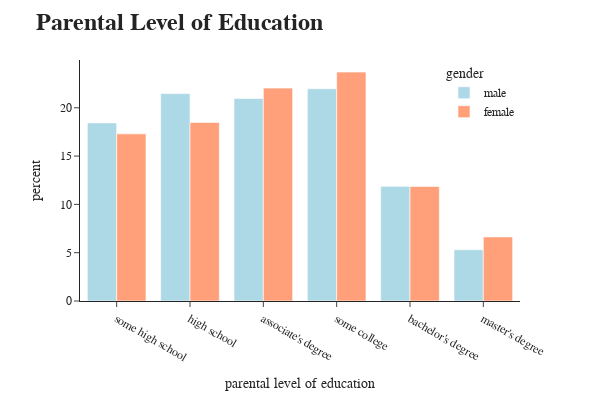
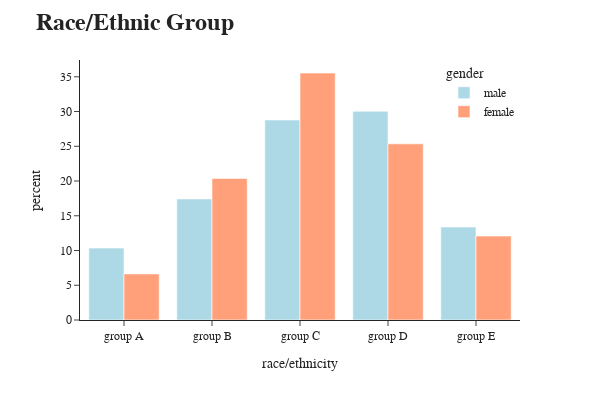
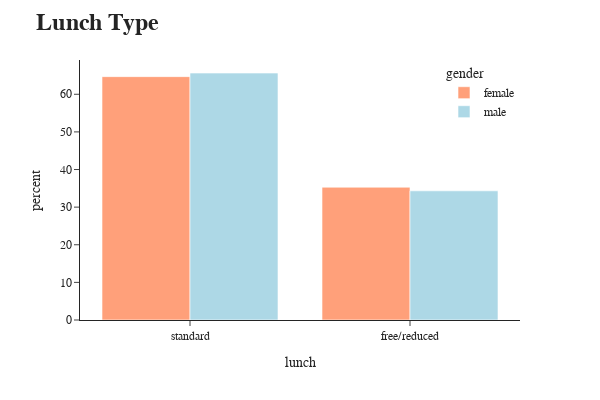
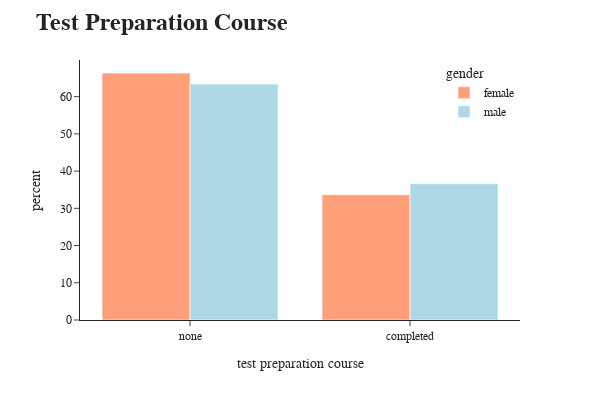

Notebook code for these charts, in order:
### Code cell
df = data
fig = px.histogram(df,
                   x="parental level of education",
                   y=None, color="gender", width=600, height=400,
                   barmode= 'group',
                   histnorm='percent',
                   category_orders={
                       "parental level of education": ["some high school", "high school", "associate's degree", "some college", "bachelor's degree", "master's degree"],
                       "gender": ["male", "female"]
                },

                color_discrete_map={
                    "male": "lightblue", "female": "lightsalmon"
                },
                template="simple_white"
                )

fig.update_layout(title="<b> Parental Level of Education",
                  font_family="San Serif",
                  titlefont={'size': 24},
                  legend=dict(
                  orientation="v", y=1, yanchor="top", x=1.0, xanchor="right" )
                 )
fig.show()

##### race #####

fig = px.histogram(df, x="race/ethnicity", y=None, color="gender",
                width=600, height=400, barmode='group',
                histnorm='percent',
                category_orders={
                "race/ethnicity": ["group A", "group B", "group C", "group D", "group E"],
                "gender": ["male", "female"]
                },
                color_discrete_map={
                    "male": "lightblue", "female": "lightsalmon"
                },
                template="simple_white"
                )

fig.update_layout(title="<b> Race/Ethnic Group",
                  font_family="San Serif",
                  titlefont={'size': 24},
                  legend=dict(
                  orientation="v", y=1, yanchor="top", x=1.0, xanchor="right" )
                 )

fig.show()

##### lunch #####

fig = px.histogram(df, x="lunch", y=None, color="gender",
                width=600, height=400, barmode='group',
                histnorm='percent',
                color_discrete_map={
                    "male": "lightblue", "female": "lightsalmon"
                },
                template="simple_white"
                )

fig.update_layout(title="<b> Lunch Type",
                  font_family="San Serif",
                  titlefont={'size': 24},
                  legend=dict(
                  orientation="v", y=1, yanchor="top", x=1.0, xanchor="right" )
                 )
fig.show()


#### test prep ####
fig = px.histogram(df, x="test preparation course", y=None, color="gender",
                width=600, height=400, barmode='group',
                histnorm='percent',
                color_discrete_map={
                    "male": "lightblue", "female": "lightsalmon"
                },
                template="simple_white"
                )

fig.update_layout(title="<b> Test Preparation Course",
                  font_family="San Serif",
                  titlefont={'size': 24},
                  legend=dict(
                  orientation="v", y=1, yanchor="top", x=1.0, xanchor="right" )
                 )
fig.show()

### Figure 1 — Plotly figure (JSON) as saved in the notebook; plotly's stock layout.template omitted (floating-point values rounded to 4 significant figures; data arrays with more than 128 entries replaced by an {"elided": "..."} marker saying what was removed)
{"data": [{"alignmentgroup": "True", "bingroup": "x", "histnorm": "percent", "hovertemplate": "gender=male<br>parental level of education=%{x}<br>percent=%{y}<extra></extra>", "legendgroup": "male", "marker": {"color": "lightblue", "pattern": {"shape": ""}}, "name": "male", "offsetgroup": "male", "orientation": "v", "showlegend": true, "x": {"elided": "396 str values"}, "xaxis": "x", "yaxis": "y", "type": "histogram"}, {"alignmentgroup": "True", "bingroup": "x", "histnorm": "percent", "hovertemplate": "gender=female<br>parental level of education=%{x}<br>percent=%{y}<extra></extra>", "legendgroup": "female", "marker": {"color": "lightsalmon", "pattern": {"shape": ""}}, "name": "female", "offsetgroup": "female", "orientation": "v", "showlegend": true, "x": {"elided": "422 str values"}, "xaxis": "x", "yaxis": "y", "type": "histogram"}], "layout": {"xaxis": {"anchor": "y", "domain": [0.0, 1.0], "title": {"text": "parental level of education"}, "categoryorder": "array", "categoryarray": ["some high school", "high school", "associate's degree", "some college", "bachelor's degree", "master's degree"]}, "yaxis": {"anchor": "x", "domain": [0.0, 1.0], "title": {"text": "percent"}}, "legend": {"title": {"text": "gender"}, "tracegroupgap": 0, "orientation": "v", "y": 1, "yanchor": "top", "x": 1.0, "xanchor": "right"}, "margin": {"t": 60}, "barmode": "group", "height": 400, "width": 600, "font": {"family": "San Serif"}, "title": {"text": "<b> Parental Level of Education", "font": {"size": 24}}}}

### Figure 2 — Plotly figure (JSON) as saved in the notebook; plotly's stock layout.template omitted (floating-point values rounded to 4 significant figures; data arrays with more than 128 entries replaced by an {"elided": "..."} marker saying what was removed)
{"data": [{"alignmentgroup": "True", "bingroup": "x", "histnorm": "percent", "hovertemplate": "gender=male<br>race/ethnicity=%{x}<br>percent=%{y}<extra></extra>", "legendgroup": "male", "marker": {"color": "lightblue", "pattern": {"shape": ""}}, "name": "male", "offsetgroup": "male", "orientation": "v", "showlegend": true, "x": {"elided": "396 str values"}, "xaxis": "x", "yaxis": "y", "type": "histogram"}, {"alignmentgroup": "True", "bingroup": "x", "histnorm": "percent", "hovertemplate": "gender=female<br>race/ethnicity=%{x}<br>percent=%{y}<extra></extra>", "legendgroup": "female", "marker": {"color": "lightsalmon", "pattern": {"shape": ""}}, "name": "female", "offsetgroup": "female", "orientation": "v", "showlegend": true, "x": {"elided": "422 str values"}, "xaxis": "x", "yaxis": "y", "type": "histogram"}], "layout": {"xaxis": {"anchor": "y", "domain": [0.0, 1.0], "title": {"text": "race/ethnicity"}, "categoryorder": "array", "categoryarray": ["group A", "group B", "group C", "group D", "group E"]}, "yaxis": {"anchor": "x", "domain": [0.0, 1.0], "title": {"text": "percent"}}, "legend": {"title": {"text": "gender"}, "tracegroupgap": 0, "orientation": "v", "y": 1, "yanchor": "top", "x": 1.0, "xanchor": "right"}, "margin": {"t": 60}, "barmode": "group", "height": 400, "width": 600, "font": {"family": "San Serif"}, "title": {"text": "<b> Race/Ethnic Group", "font": {"size": 24}}}}

### Figure 3 — Plotly figure (JSON) as saved in the notebook; plotly's stock layout.template omitted (floating-point values rounded to 4 significant figures; data arrays with more than 128 entries replaced by an {"elided": "..."} marker saying what was removed)
{"data": [{"alignmentgroup": "True", "bingroup": "x", "histnorm": "percent", "hovertemplate": "gender=female<br>lunch=%{x}<br>percent=%{y}<extra></extra>", "legendgroup": "female", "marker": {"color": "lightsalmon", "pattern": {"shape": ""}}, "name": "female", "offsetgroup": "female", "orientation": "v", "showlegend": true, "x": {"elided": "422 str values"}, "xaxis": "x", "yaxis": "y", "type": "histogram"}, {"alignmentgroup": "True", "bingroup": "x", "histnorm": "percent", "hovertemplate": "gender=male<br>lunch=%{x}<br>percent=%{y}<extra></extra>", "legendgroup": "male", "marker": {"color": "lightblue", "pattern": {"shape": ""}}, "name": "male", "offsetgroup": "male", "orientation": "v", "showlegend": true, "x": {"elided": "396 str values"}, "xaxis": "x", "yaxis": "y", "type": "histogram"}], "layout": {"xaxis": {"anchor": "y", "domain": [0.0, 1.0], "title": {"text": "lunch"}}, "yaxis": {"anchor": "x", "domain": [0.0, 1.0], "title": {"text": "percent"}}, "legend": {"title": {"text": "gender"}, "tracegroupgap": 0, "orientation": "v", "y": 1, "yanchor": "top", "x": 1.0, "xanchor": "right"}, "margin": {"t": 60}, "barmode": "group", "height": 400, "width": 600, "font": {"family": "San Serif"}, "title": {"text": "<b> Lunch Type", "font": {"size": 24}}}}

### Figure 4 — Plotly figure (JSON) as saved in the notebook; plotly's stock layout.template omitted (floating-point values rounded to 4 significant figures; data arrays with more than 128 entries replaced by an {"elided": "..."} marker saying what was removed)
{"data": [{"alignmentgroup": "True", "bingroup": "x", "histnorm": "percent", "hovertemplate": "gender=female<br>test preparation course=%{x}<br>percent=%{y}<extra></extra>", "legendgroup": "female", "marker": {"color": "lightsalmon", "pattern": {"shape": ""}}, "name": "female", "offsetgroup": "female", "orientation": "v", "showlegend": true, "x": {"elided": "422 str values"}, "xaxis": "x", "yaxis": "y", "type": "histogram"}, {"alignmentgroup": "True", "bingroup": "x", "histnorm": "percent", "hovertemplate": "gender=male<br>test preparation course=%{x}<br>percent=%{y}<extra></extra>", "legendgroup": "male", "marker": {"color": "lightblue", "pattern": {"shape": ""}}, "name": "male", "offsetgroup": "male", "orientation": "v", "showlegend": true, "x": {"elided": "396 str values"}, "xaxis": "x", "yaxis": "y", "type": "histogram"}], "layout": {"xaxis": {"anchor": "y", "domain": [0.0, 1.0], "title": {"text": "test preparation course"}}, "yaxis": {"anchor": "x", "domain": [0.0, 1.0], "title": {"text": "percent"}}, "legend": {"title": {"text": "gender"}, "tracegroupgap": 0, "orientation": "v", "y": 1, "yanchor": "top", "x": 1.0, "xanchor": "right"}, "margin": {"t": 60}, "barmode": "group", "height": 400, "width": 600, "font": {"family": "San Serif"}, "title": {"text": "<b> Test Preparation Course", "font": {"size": 24}}}}
